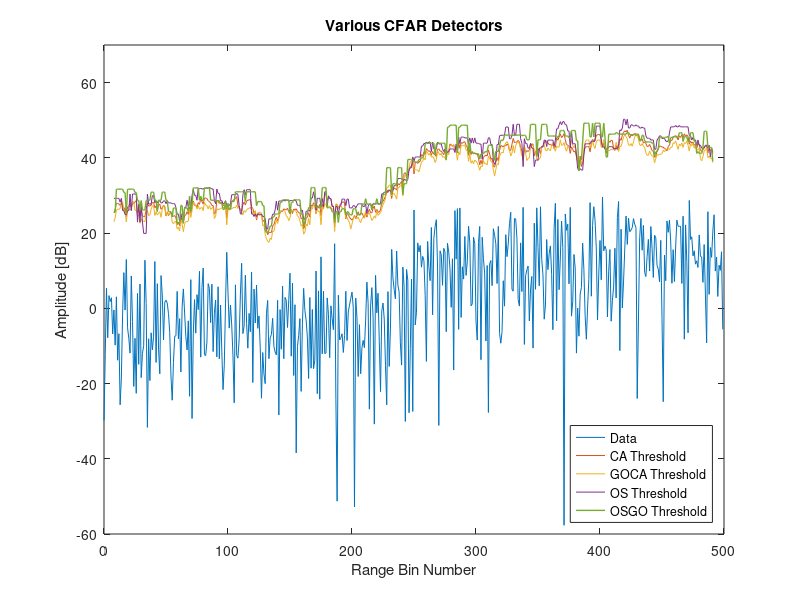

Write the MATLAB code that produced this figure.
%% File information
% Written by M. Y. Martin (MRTMOG014)
% EEE4022S (2018)
% All_CFAR_Threshold.m: Simulate four CFAR detectors with Gaussian data
%% CA-, GOCA-, OS- and OSGO-CFAR detectors
clc;
close all;
clear;

% define inputs and parameters
D = 500;                                % length of data; number of samples
N = 16;                                 % length of window
Np = 1;                                 % number of pulses
j = 1i;                                 % use j as sqrt(-1)
PFA = 10^-6;                            % desired PFA
SNRdB = 20;                             % SNR in Decibels
SNR = 10^(SNRdB/10);                    % Decibels to linear SNR
iterations = 1;
TCA_array = zeros(iterations,D);
TGOCA_array = zeros(iterations,D);
TOS_array = zeros(iterations,D);
TOSGO_array = zeros(iterations,D);

% include multiple targets
t = 1;                                  % number of targets and interfering targets

% include clutter edge
v = 6;                                  % variance of noise in clutter edge; v = 1 => no clutter edge
d = 3;                                  % number of samples from centre to clutter edge start (distance)

for iteration = 1:iterations
    % 1xD matrix of complex Gaussian noise: (I + jQ)/sqrt(2); v scales second part => clutter edge
    noise = [((randn(1,(D/2) + d) + j.*randn(1,(D/2) + d))/sqrt(2)),(sqrt(v)*(randn(1,(D/2) - d) + j.*randn(1,(D/2) - d))/sqrt(2))];

    % insert target(s)
    target_voltage = sqrt(SNR);
    target_signal = target_voltage*(randn(1,t) + j.*randn(1,t))/sqrt(2);
    signal = real(noise).^2 + imag(noise).^2;
    signal_H0 = signal; % noise only
    for y = 0:(t - 1)   % update signal with targets from centre of data at intervals of 3 samples ???
        signal((D/2) + 1 + 3*y) = signal((D/2) + 1 + 3*y) + real(target_signal(y + 1)).^2 + imag(target_signal(y + 1)).^2;
    end

    %% CA-CFAR
    % compute CA-CFAR interference statistic 'g'
    g = zeros(D,1);
    for CUT = (N/2 + 1):1:(D - N/2)    % first N/2 and last N/2 samples in signal will NOT become the CUT (eg. 9 to 392)
        g(CUT) = mean([signal((CUT - N/2):(CUT - 1)) signal((CUT + 1):(CUT + N/2))]); % cell-average data in window (excluding CUT)
    end

    % compute CA-CFAR constant 'a' for desired PFA
    a = N.*(PFA.^(-(1./N)) - 1);    %1xk

    % compute detection threshold 'T'
    T = a.*g;  % 1xD matrix
    TCA_array(iteration,:) = T;

    %% GOCA-CFAR
    % compute GOCA-CFAR interference statistic 'g'
    g_GOCA = zeros(D,1);
    for CUT = (N/2 + 1):1:(D - N/2)    % first N/2 and last N/2 samples in signal will NOT become the CUT (eg. 9 to 392)
        Leading_window = sum(signal((CUT + 1):(CUT + N/2)));
        Lagging_window = sum(signal((CUT - N/2):(CUT - 1)));
        if Leading_window > Lagging_window
            g_GOCA(CUT) = Leading_window;
        else
            g_GOCA(CUT) = Lagging_window;
        end
    end

    % GOCA-CFAR constant 'a' for desired PFA
    a_GOCA = 2;

    % compute detection threshold 'T'
    T_GOCA = a_GOCA.*g_GOCA;  % 1xk matrix
    TGOCA_array(iteration,:) = T_GOCA;

    %% OS-CFAR
    % compute OS-CFAR interference statistic 'g'
    k_OS = 12;
    g_OS = zeros(D,1);
    for CUT = (N/2 + 1):1:(D - N/2)    % first N/2 and last N/2 samples in signal will NOT become the CUT (eg. 9 to 392)
        Window_sorted = sort([signal((CUT - N/2):(CUT - 1)) signal((CUT + 1):(CUT + N/2))]);    % sort N reference window samples in ascending order
        g_OS(CUT) = Window_sorted(k_OS);
    end

    % OS-CFAR constant 'a' for desired PFA
    a_OS = 20.9542;

    % compute detection threshold 'T'
    T_OS = a_OS.*g_OS;  % 1xk matrix
    TOS_array(iteration,:) = T_OS;

    %% OSGO-CFAR
    % compute OSGO-CFAR interference statistic 'g'
    k_OSGO = 7;
    g_OSGO = zeros(D,1);
    for CUT = (N/2 + 1):1:(D - N/2)    % first N/2 and last N/2 samples in signal will NOT become the CUT (eg. 9 to 392)
        lagging_sorted = sort(signal((CUT - N/2):(CUT - 1)));    % sort lagging window samples in ascending order
        leading_sorted = sort(signal((CUT + 1):(CUT + N/2)));    % sort leading window samples in ascending order
        if leading_sorted(k_OSGO) > lagging_sorted(k_OSGO)
            g_OSGO(CUT) = leading_sorted(k_OSGO);
        else
            g_OSGO(CUT) = lagging_sorted(k_OSGO);
        end
    end

    % OSGO-CFAR constant 'a' for desired PFA
    a_OSGO = 12.85;

    % compute detection threshold 'T'
    T_OSGO = a_OSGO.*g_OSGO;  % 1xk matrix
    TOSGO_array(iteration,:) = T_OSGO;
end
    
% plot the threshold and noise
x = 0:(D - 1); % x-axis sample number
figure;
T = mean(TCA_array,1);
T_GOCA = mean(TGOCA_array,1);
T_OS = mean(TOS_array,1);
T_OSGO = mean(TOSGO_array,1);
plot(x,20*log10(signal),x,20*log10(T),x,20*log10(T_GOCA),x,20*log10(T_OS),x,20*log10(T_OSGO),'LineWidth',1);
hold on;
ylim([-60 70]);
xlabel('Range Bin Number');
ylabel('Amplitude [dB]');
title('Various CFAR Detectors');
lgd = legend('Data','CA Threshold','GOCA Threshold','OS Threshold','OSGO Threshold');
set(lgd,'Location','SouthEast');
